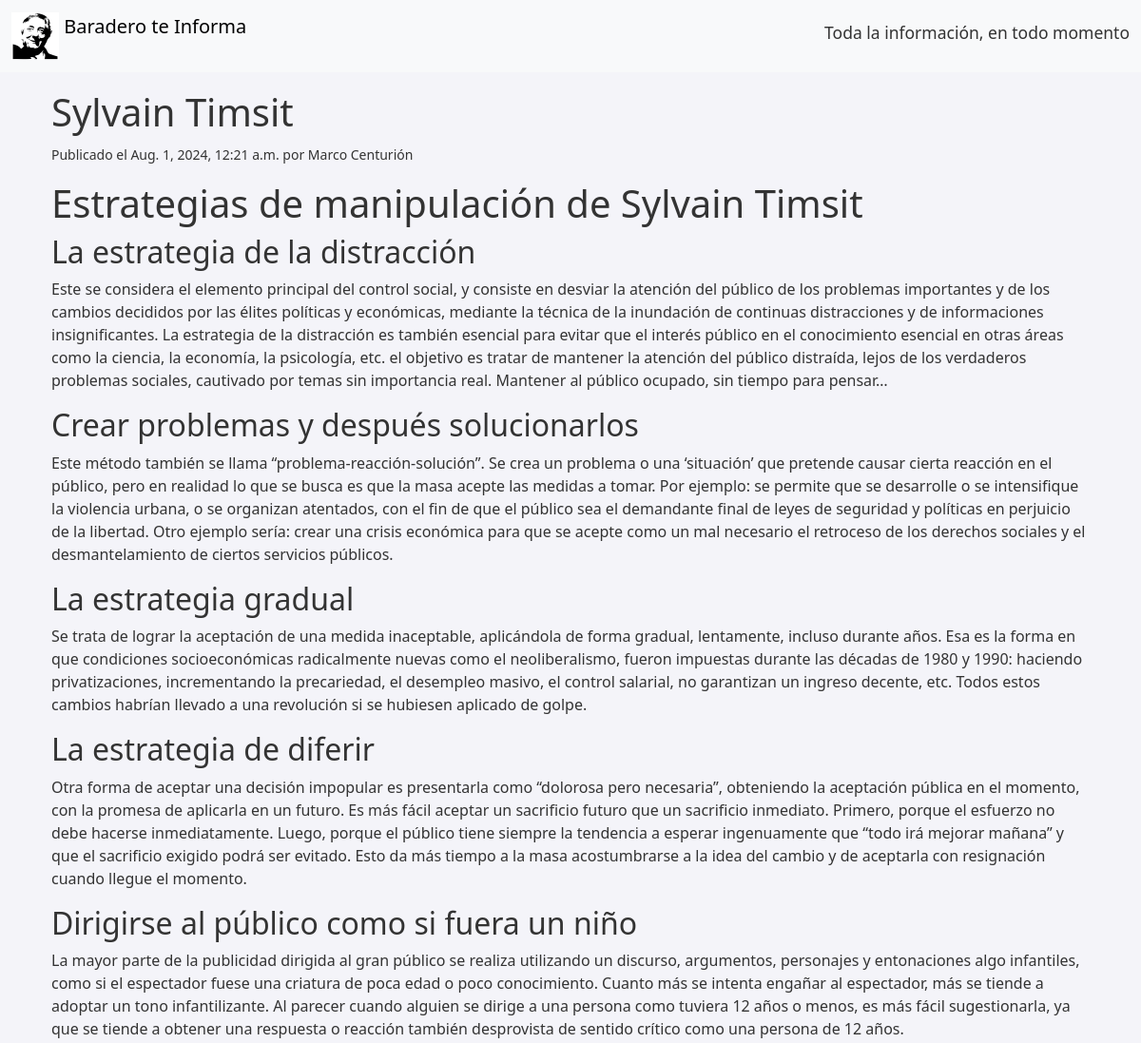
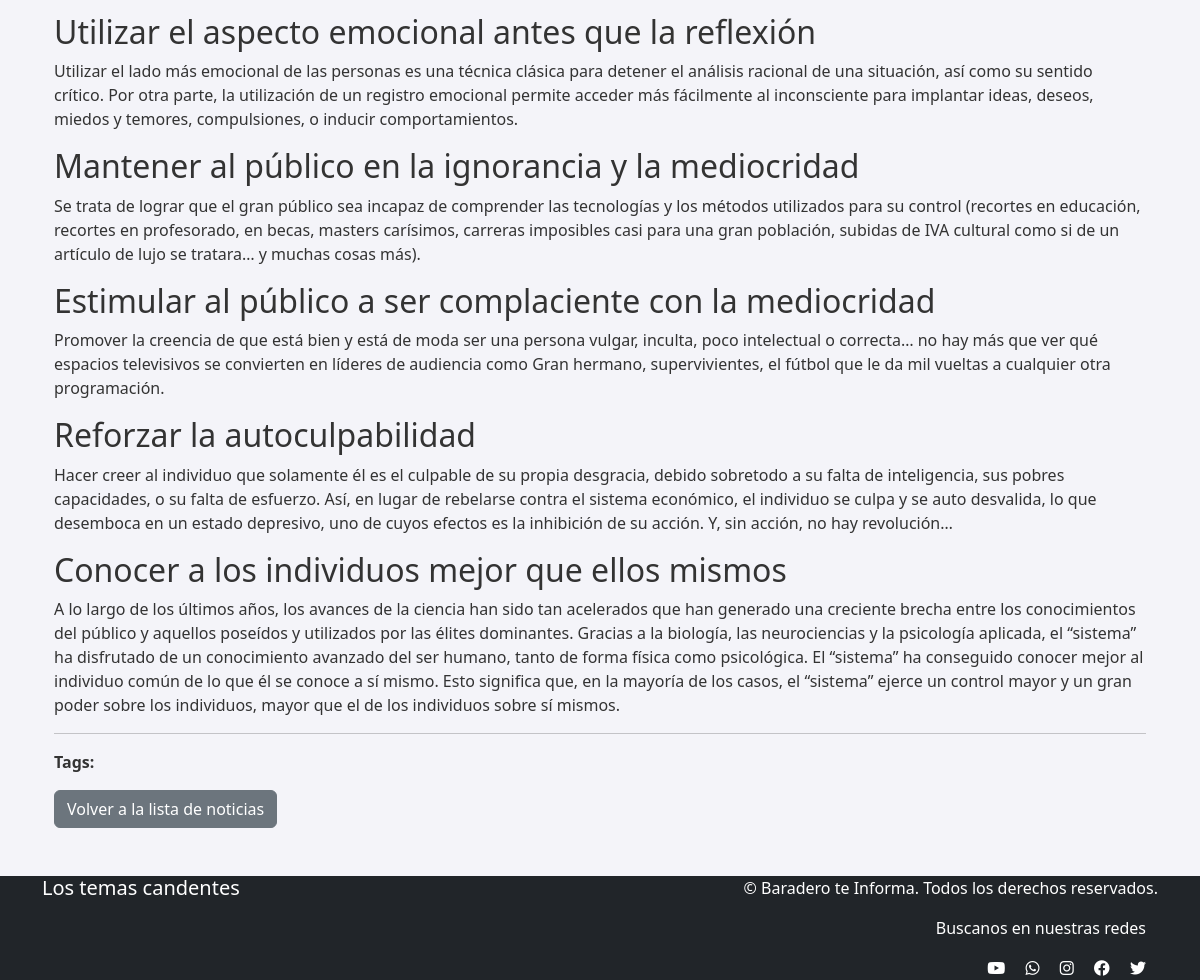
Screenshot of /noticias/3/ with the database file from the repository (2 pictures, top to bottom).
### noticias/models.py (models this page shows, shortened)
class Noticia(models.Model):
    titulo = models.CharField(max_length=200)
    resumen = models.TextField()
    contenido = models.TextField(null=True, blank=True)
    archivo_texto = models.FileField(upload_to='textos/', null=True, blank=True)
    categoria = models.ForeignKey(Categoria, on_delete=models.CASCADE)
    tags = models.ManyToManyField(Tag, related_name='noticias')
    fecha_creacion = models.DateTimeField(auto_now_add=True)
    nombre_usuario = models.CharField(max_length=100)
    apellido_usuario = models.CharField(max_length=100)

### noticias/views.py (the view)
# urls.py: path('<int:id>/', views.detalle_noticia, name='detalle_noticia'),
def detalle_noticia(request, id):
    noticia = get_object_or_404(Noticia, id=id)
    return render(request, 'noticias/detalle.html', {'noticia': noticia})

### noticias/templates/noticias/detalle.html (shortened to what this page needs)
{% extends 'noticias/base.html' %}
{% block content %}
<div class="container">
    <h1>{{ noticia.titulo }}</h1>
    <p><small>Publicado el {{ noticia.fecha_creacion }} por {{ noticia.nombre_usuario }} {{ noticia.apellido_usuario }}</small></p>
    <div class="content">
        {{ noticia.contenido|safe }}
    </div>
    <hr>
    <div class="tags">
        <p><strong>Tags:</strong>
        </p>
    </div>
    <a href="{% url 'noticias:listar_noticias' %}" class="btn btn-secondary">Volver a la lista de noticias</a>
</div>
{% endblock %}

### noticias/static/css/styles.css (style rules this page uses)
body { background-color: #f4f4f9; color: #333; }
a { color: #0066cc; }
body { padding-top: 70px; }

### rows the page displays
Noticia: titulo "Sylvain Timsit", fecha_creacion "Aug. 1, 2024, 12:21 a.m.", nombre_usuario "Marco", apellido_usuario "Centurión", contenido "Estrategias de manipulación de Sylvain Timsit La estrategia de la distracción Este se considera el elemento principal del control social, y consiste en desviar la atención del público de los problemas importantes y de los cambios decididos por las élites políticas y económicas, mediante la técnica de la inundación de continuas distracciones y de informaciones insignificantes. La estrategia de la distracción es también esencial para evitar que el interés público en el conocimiento esencial en otras áreas como la ciencia, la economía, la psicología, etc. el objetivo es tratar de mantener la atención del público distraída, lejos de los verdaderos problemas sociales, cautivado por temas sin…"
